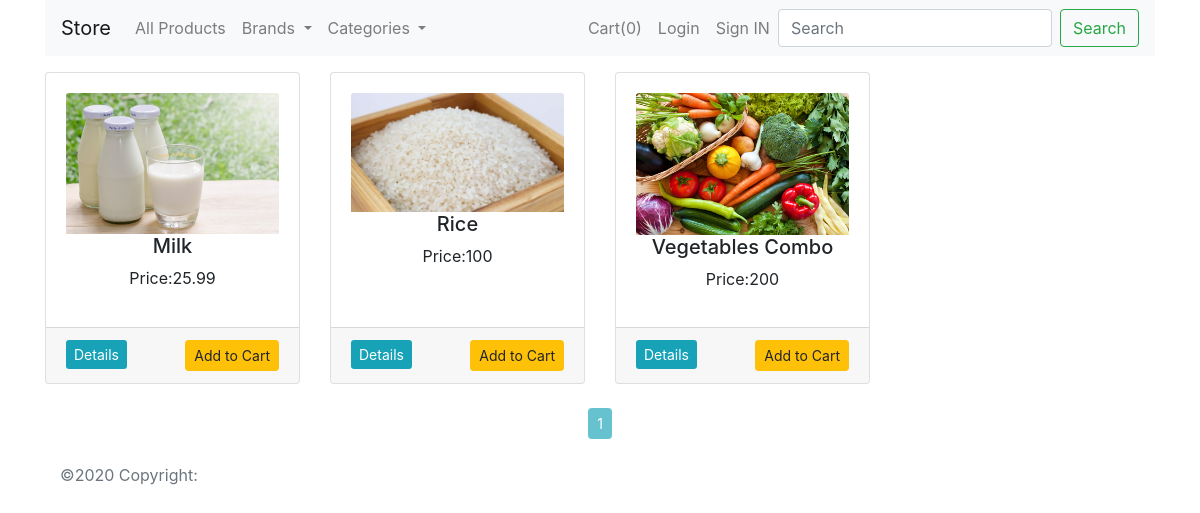
/entity/category/1, run on the app's committed database.
### shop/products/models.py (models this page shows, shortened)
class Product(db.Model):
    id = db.Column(INTEGER(unsigned=True), primary_key=True)
    name = db.Column(db.String(80), nullable=False)
    price = db.Column(FLOAT(unsigned=True), nullable=False)
    stock = db.Column(INTEGER(unsigned=True), nullable=False)
    desc = db.Column(db.Text, nullable=False)
    pub_date = db.Column(db.DateTime, nullable=False, default=datetime.now())
    brand_id = db.Column(INTEGER(unsigned=True), db.ForeignKey('brand.id', ondelete="CASCADE"), nullable=False)
    brand = db.relationship('Brand', backref=db.backref('brand', lazy=True))
    category_id = db.Column(INTEGER(unsigned=True), db.ForeignKey('category.id', ondelete="CASCADE"), nullable=False)
    category = db.relationship('Category', backref=db.backref('category', lazy=True))
    image_1 = db.Column(db.String(256), nullable=False, default='image1.jpg')

### shop/products/routes.py (the view)
@app.route('/entity/<string:entity>/<int:entity_id>')
def get_entity(entity, entity_id):
    page = request.args.get('page', 1, type=int)
    if entity == 'brand':
        get_entity_obj = Brand.query.filter_by(id=entity_id).first_or_404()
        entity_name = Brand.query.get(entity_id).name
        entity_products = Product.query.filter_by(brand=get_entity_obj).paginate(page=page, per_page=4)
        entity_var = 'brand'
    elif entity == 'category':
        get_entity_obj = Category.query.filter_by(id=entity_id).first_or_404()
        entity_name = Category.query.get(entity_id).name
        entity_products = Product.query.filter_by(category=get_entity_obj).paginate(page=page, per_page=4)
        entity_var = 'category'
    else:
        flash('Invalid entity', 'warning')
        return redirect(url_for('admin'))
    return render_template('products/index.html', **{
        entity_var: entity_products,
        'title': entity_name,
        'brands': get_entities_with_products('brand'),
        'categories': get_entities_with_products('category'),
        'get_b': get_entity_obj if entity == 'brand' else None,
        'get_cat': get_entity_obj if entity == 'category' else None,
    })

### shop/products/routes.py (called while the page is built)
def get_entities_with_products(entity_type):
    if entity_type == 'brand':
        entities = Brand.query.join(Product, (Brand.id == Product.brand_id)).all()
    elif entity_type == 'category':
        entities = Category.query.join(Product, (Category.id == Product.category_id)).all()
    else:
        raise ValueError("Invalid entity_type. It should be 'brand' or 'category'.")
    return entities

### shop/templates/products/index.html (shortened to what this page needs)
{% extends 'layout.html' %}
{% block body_block %}
    {% include 'navbar.html' %}
    <div class="container">
        <div class="row mt-2">
            {% if brand %}
                {% for b in brand.items %}
                    <div class="col-lg-3 col-md-4 col-sm-6 d-flex align-items-stretch">
                        <div class="card mt-2">
                            <div class="card-body">
                                <img src="{{ url_for('static', filename='images/'+b.image_1) }}"
                                     alt="{{ b.name }}" class="card-img-top">
                                <h5 class="text-center">{{ b.name }}</h5>
                                <p class="text-center">Price:{{ b.price }}</p>
                            </div>
                            <div class="card-footer">
                                <a href="{{ url_for('product_details', product_id=b.id) }}"
                                   class="float-left btn-sm btn-info">Details</a>
                                <form action="{{ url_for('add_cart') }}" method="post">
                                    <input type="hidden" name="product_id" value="{{ b.id }}">
                                    <button type="submit" class="float-right btn btn-sm btn-warning">Add to Cart
                                    </button>
                                    <input type="hidden" name="quantity" id='' value="1" min="1" max="{{ b.stock }}">
                                </form>
                            </div>
                        </div>
                    </div>
                {% endfor %}
                </div>
                <div class="row text-center">
                    <div class="col text-center mt-4">
                        {% if brand.has_prev %}
                            <a href="{{ url_for('get_entity', entity='brand', entity_id=get_b.id, page=brand.prev_num) }}"
                               class="btn btn-outline-info btn-sm"> Previous</a>
                        {% endif %}
                        {% for page_num in brand.iter_pages(left_edge=1, right_edge=2, left_current=1, right_current=2) %}
                            {% if page_num %}
                                {% if brand.page == page_num %}
                                    <a href="{{ url_for('get_entity', entity='brand', entity_id=get_b.id, page=page_num) }}"
                                       class="btn btn-info btn-sm disabled"> {{ page_num }}</a>
                                {% else %}
                                    <a href="{{ url_for('get_entity', entity='brand', entity_id=get_b.id, page=page_num) }}"
                                       class="btn btn-outline-info btn-sm"> {{ page_num }}</a>
                                {% endif %}
                            {% else %}
                                ...
                            {% endif %}
                        {% endfor %}
                        {% if brand.has_next %}
                            <a href="{{ url_for('get_entity', entity='brand', entity_id=get_b.id, page=brand.next_num) }}"
                               class="btn btn-outline-info btn-sm">Next</a>
                        {% endif %}
                    </div>
                </div>
                <div class="row mt-2">
                    {% elif category %}
                    {% for c in category.items %}
                        <div class="col-lg-3 col-md-4 col-sm-6 d-flex align-items-stretch">
                            <div class="card mt-2">
                                <div class="card-body">
                                    <img src="{{ url_for('static', filename='images/'+c.image_1) }}"
                                         alt="{{ c.name }}" class="card-img-top">
                                    <h5 class="text-center">{{ c.name }}</h5>
                                    <p class="text-center">Price:{{ c.price }}</p>
                                </div>
                                <div class="card-footer">
                                    <a href="{{ url_for('product_details', product_id=c.id) }}"
                                       class="float-left btn-sm btn-info">Details</a>
                                    <form action="{{ url_for('add_cart') }}" method="post">
                                        <button type="submit" class="float-right btn btn-sm btn-warning">Add to Cart
                                        </button>
                                    </form>
                                </div>
                            </div>
                        </div>
                    {% endfor %}
                </div>
                <div class="row text-center">
                    <div class="col text-center mt-4">
                        {% for page_num in category.iter_pages(left_edge=1, right_edge=2, left_current=1, right_current=2) %}
                            {% if page_num %}
                                {% if category.page == page_num %}
                                    <a href="{{ url_for('get_entity', entity='category', entity_id=get_cat.id, page=page_num) }}"
                                       class="btn btn-info btn-sm disabled"> {{ page_num }}</a>
                                {% else %}
                                    <a href="{{ url_for('get_entity', entity='category', entity_id=get_cat.id, page=page_num) }}"
                                       class="btn btn-outline-info btn-sm"> {{ page_num }}</a>
                                {% endif %}
                            {% else %}
                                ...
                            {% endif %}
                        {% endfor %}
                    </div>
                </div>
            {% endif %}
{% endblock body_block %}

### data on the page
Product: image_1 (picture), name "Milk", price "25.99"
Product: image_1 (picture), name "Rice", price "100"
Product: image_1 (picture), name "Vegetables Combo", price "200"

### other printed values
{{ session['shop_cart']|length }} "0"
{{ page_num }} "1"
